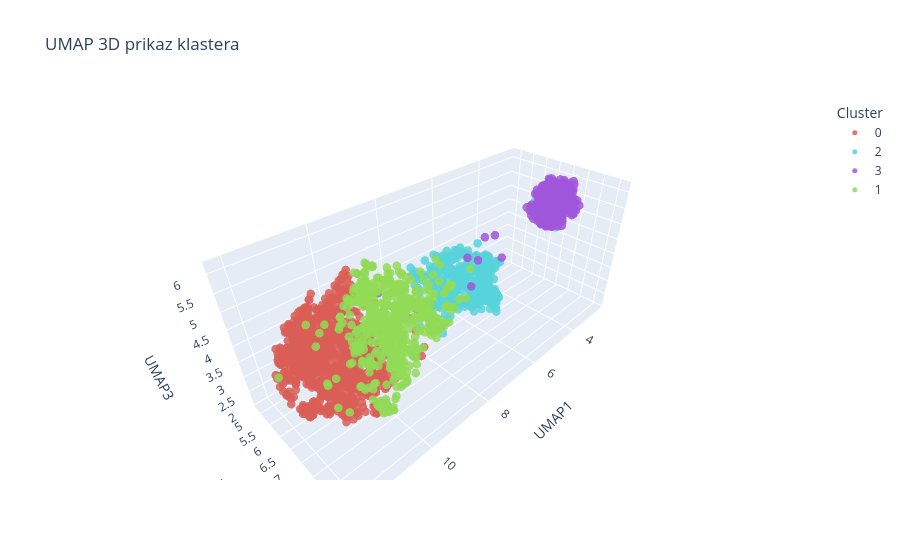

The code cell stored with this chart in its notebook:
### Code cell
draw_umap_2d_3d(cluster_labels, df_Agglomerative_dend)

### Figure 1 — Plotly figure (JSON) as saved in the notebook; plotly's stock layout.template omitted (floating-point values rounded to 4 significant figures; data arrays with more than 128 entries replaced by an {"elided": "..."} marker saying what was removed)
{"data": [{"hovertemplate": "Cluster=0<br>UMAP1=%{x}<br>UMAP2=%{y}<br>UMAP3=%{z}<extra></extra>", "legendgroup": "0", "marker": {"color": "rgb(219,94,86)", "opacity": 0.85, "size": 5, "symbol": "circle"}, "mode": "markers", "name": "0", "scene": "scene", "showlegend": true, "type": "scatter3d", "x": {"elided": "959 float values"}, "y": {"elided": "959 float values"}, "z": {"elided": "959 float values"}}, {"hovertemplate": "Cluster=2<br>UMAP1=%{x}<br>UMAP2=%{y}<br>UMAP3=%{z}<extra></extra>", "legendgroup": "2", "marker": {"color": "rgb(86,211,219)", "opacity": 0.85, "size": 5, "symbol": "circle"}, "mode": "markers", "name": "2", "scene": "scene", "showlegend": true, "type": "scatter3d", "x": {"elided": "333 float values"}, "y": {"elided": "333 float values"}, "z": {"elided": "333 float values"}}, {"hovertemplate": "Cluster=3<br>UMAP1=%{x}<br>UMAP2=%{y}<br>UMAP3=%{z}<extra></extra>", "legendgroup": "3", "marker": {"color": "rgb(160,86,219)", "opacity": 0.85, "size": 5, "symbol": "circle"}, "mode": "markers", "name": "3", "scene": "scene", "showlegend": true, "type": "scatter3d", "x": {"elided": "314 float values"}, "y": {"elided": "314 float values"}, "z": {"elided": "314 float values"}}, {"hovertemplate": "Cluster=1<br>UMAP1=%{x}<br>UMAP2=%{y}<br>UMAP3=%{z}<extra></extra>", "legendgroup": "1", "marker": {"color": "rgb(145,219,86)", "opacity": 0.85, "size": 5, "symbol": "circle"}, "mode": "markers", "name": "1", "scene": "scene", "showlegend": true, "type": "scatter3d", "x": {"elided": "528 float values"}, "y": {"elided": "528 float values"}, "z": {"elided": "528 float values"}}], "layout": {"autosize": true, "legend": {"title": {"text": "Cluster"}, "tracegroupgap": 0}, "scene": {"aspectmode": "auto", "aspectratio": {"x": 1.779, "y": 0.7296, "z": 0.7703}, "domain": {"x": [0, 1], "y": [0, 1]}, "xaxis": {"title": {"text": "UMAP1"}, "type": "linear"}, "yaxis": {"title": {"text": "UMAP2"}, "type": "linear"}, "zaxis": {"title": {"text": "UMAP3"}, "type": "linear"}}, "title": {"text": "UMAP 3D prikaz klastera"}}}
